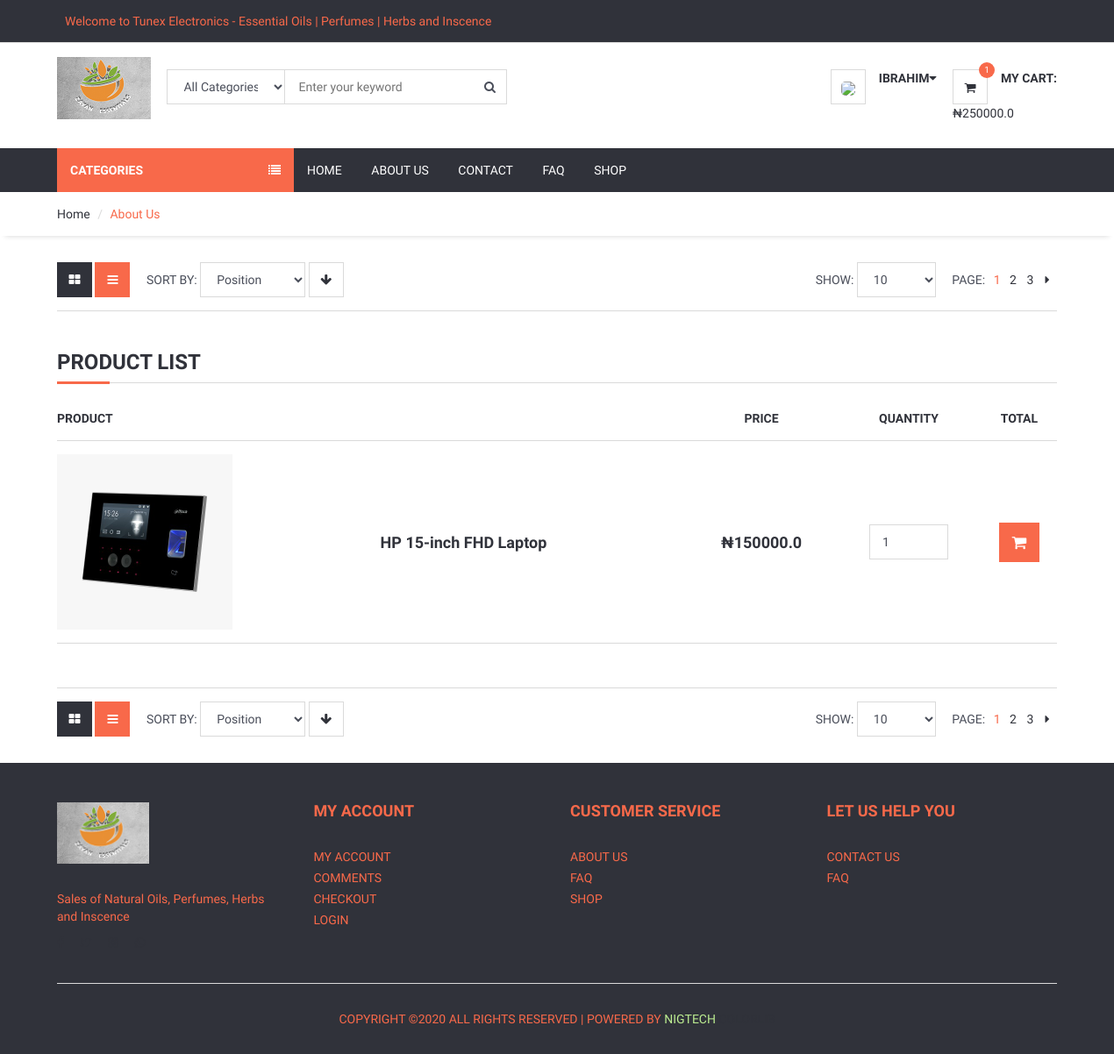
Page /category/6/Fixed-Cameras (signed in) on the committed database.
### home/models.py (models this page shows, shortened)
class Setting(models.Model):
	STATUS = (
		('True', 'True'),
		('False', 'False'),
	)
	title = models.CharField(max_length=150)
	keywords = models.CharField(max_length=350)
	description = models.CharField(max_length=350)
	address = models.CharField(blank=True, max_length=150)
	company = models.CharField(blank=True, max_length=150)
	phone = models.CharField(blank=True, max_length=15)
	fax = models.CharField(blank=True, max_length=20)
	email = models.CharField(blank=True, max_length=50)
	smtpserver = models.CharField(blank=True, max_length=50)
	smtpemail = models.CharField(blank=True, max_length=50)
	smtppassword = models.CharField(blank=True, max_length=50)
	smtpport = models.CharField(blank=True, max_length=50)
	icon = models.ImageField(blank=True)
	facebook = models.CharField(blank=True, max_length=50)
	instagram = models.CharField(blank=True, max_length=50)
	twitter = models.CharField(blank=True, max_length=50)
	aboutus = RichTextUploadingField(blank=True)
	contact = RichTextUploadingField(blank=True)
	references = RichTextUploadingField(blank=True)
	status = models.CharField(max_length=10, choices=STATUS)
	create_at = models.DateTimeField(auto_now_add=True)
	updated_at = models.DateTimeField(auto_now_add=True)

### product/models.py (models this page shows, shortened)
class Product(models.Model):
    STATUS = (
        ('True', 'True'),
        ('False', 'False')
)
    category = models.ForeignKey(Category, on_delete=models.CASCADE)
    title = models.CharField(max_length=300)
    keyword= models.CharField(max_length=300)
    description = models.CharField(max_length=300)
    image = models.ImageField()
    status = models.CharField(max_length=50, choices=STATUS)
    price = models.FloatField()
    amount = models.IntegerField()
    minamount = models.IntegerField()
    detail = RichTextUploadingField()
    slug = models.SlugField(null=False, unique=True)
    create_at = models.DateTimeField(auto_now_add=True)
    updated_at = models.DateTimeField(auto_now_add=True)
    def image_tag(self):
        return mark_safe('<img src="{}" height="50"/>'.format(self.image.url))
    image_tag.short_description = 'Image'

### home/views.py (the view)
# urls.py: path('category/<int:id>/<slug:slug>', views.category_products, name='category_products'),
def category_products(request, id, slug):
    setting = Setting.objects.get(pk=1)
    category = Category.objects.all()
    current_user = request.user
    shopcart = ShopCart.objects.filter(user_id=current_user.id)
    products = Product.objects.filter(category_id=id)
    catdata = Category.objects.get(pk=id)
    current_user = request.user
    shopcart = ShopCart.objects.filter(user_id=current_user.id)
    total=0
    for rs in shopcart:
        total += rs.product.price * rs.quantity
    added=0
    for rs in shopcart:
        added +=  rs.quantity
    context = {
            'setting':setting,
            'total':total,
            'added':added,
            'products':products,
            'category':category,
            'catdata':catdata,
            'shopcart':shopcart,
            }
    return render(request, 'category_products.html', context)

### home/templates/category_products.html (shortened to what this page needs)
<!DOCTYPE html>
<html lang="en">
<head>
	{% load static %}
	<link type="text/css" rel="stylesheet" href="{% static 'css/bootstrap.min.css' %}" />
	<link type="text/css" rel="stylesheet" href="{% static 'css/slick.css' %}" />
	<link type="text/css" rel="stylesheet" href="{% static 'css/slick-theme.css' %}" />
	<link type="text/css" rel="stylesheet" href="{% static 'css/nouislider.min.css' %}" />
	<link rel="stylesheet" href="{% static 'css/font-awesome.min.css' %}">
	<link type="text/css" rel="stylesheet" href="{% static 'css/style.css' %}" />
	<link rel="stylesheet" href="https://ajax.googleapis.com/ajax/libs/jqueryui/1.11.4/themes/smoothness/jquery-ui.css">
</head>
<body>
	<header>
		<div id="top-header" style="background-color: #30323a">
			<div class="container">
				<div>
					<marquee><p style="color:  #f8694a; font-size: 14px; margin: 9px">Welcome to {{setting.title}} - Essential Oils | Perfumes | Herbs and Inscence </p></marquee>
				</div>
			</div>
		</div>
		<div id="header">
			<div class="container">
				<div class="pull-left">
					<div class="header-logo">
						<a class="logo" href="/">
							<img src="{% static './img/bt3.png' %}" alt="">
						</a>
					</div>
					<div class="header-search">
						<form action="/search/" method="post">
							<input id="query" name="query" class="input search-input" type="text" placeholder="Enter your keyword">
							<select name="catid" class="input search-categories">
								<option value="0">All Categories</option>
								{% load mptt_tags %}
							</select>
							<button class="search-btn"><i class="fa fa-search"></i></button>
						</form>
					</div>
				</div>
				<div class="pull-right">
					<ul class="header-btns">
						<li class="header-account dropdown default-dropdown">
							{% if user.id is not None %}
								<div class="dropdown-toggle" role="button" data-toggle="dropdown" aria-expanded="true">
									<div class="header-btns-icon">
										<img src="{{request.session.userimage}}" style="height: 40px; border-radius: 30%">
									</div>
									<strong class="text-uppercase">{{user.first_name}}<i class="fa fa-caret-down"></i></strong>
								</div>
							{% else %}
							<a href="/login" class="text-uppercase">Login</a> / <a href="/signup" class="text-uppercase">Sign-Up</a>
							{% endif %}
						</li>
						<li class="header-cart dropdown default-dropdown">
							<a class="dropdown-toggle" data-toggle="dropdown" aria-expanded="true">
								<div class="header-btns-icon">
									<i class="fa fa-shopping-cart"></i>
									<span class="qty">{{ added }}</span>
								</div>
								<strong class="text-uppercase">My Cart:</strong>
								<br>
								<span>₦{{ total }}</span>
							</a>
						</li>
					</ul>
				</div>
			</div>
		</div>
	</header>
	<div id="navigation">
		<div class="container">
			<div id="responsive-nav">
				<div class="category-nav show-on-click">
					<span class="category-header">Categories <i class="fa fa-list"></i></span>
					{% load mptt_tags %}
				</div>
				<div class="menu-nav">
					<ul class="menu-list">
						<li><a href="/">Home</a></li>
						<li><a href="/about">About Us</a></li>
						<li><a href="/contact">Contact</a></li>
						<li><a href="/faq">Faq</a></li>
						<li><a href="/product">Shop</a></li>
					</ul>
				</div>
			</div>
		</div>
	</div>
	<div id="breadcrumb">
		<div class="container">
			<ul class="breadcrumb">
				<li><a href="/">Home</a></li>
				<li class="active">About Us</li>
			</ul>
		</div>
	</div>
	<div class="section">
		<div class="container">
			<div class="row">
				<div id="main" class="col-md-12">
					<div class="store-filter clearfix">
						<div class="pull-left">
							<div class="row-filter">
								<a href="#"><i class="fa fa-th-large"></i></a>
								<a href="#" class="active"><i class="fa fa-bars"></i></a>
							</div>
							<div class="sort-filter">
								<span class="text-uppercase">Sort By:</span>
								<select class="input">
										<option value="0">Position</option>
									</select>
								<a href="#" class="main-btn icon-btn"><i class="fa fa-arrow-down"></i></a>
							</div>
						</div>
						<div class="pull-right">
							<div class="page-filter">
								<span class="text-uppercase">Show:</span>
								<select class="input">
										<option value="0">10</option>
									</select>
							</div>
							<ul class="store-pages">
								<li><span class="text-uppercase">Page:</span></li>
								<li class="active">1</li>
								<li><a href="#">2</a></li>
								<li><a href="#">3</a></li>
								<li><a href="#"><i class="fa fa-caret-right"></i></a></li>
							</ul>
						</div>
					</div>
					<div id="store">
						<div class="row">
							<div class="col-md-12 col-sm-6">
						<div class="order-summary clearfix">
							<div class="section-title">
								<h3 class="title">Product List</h3>
							</div>
							<table class="shopping-cart-table table">
								<thead>
									<tr>
										<th>Product</th>
										<th></th>
										<th class="text-center">Price</th>
										<th class="text-center">Quantity</th>
										<th class="text-center">Total</th>
									</tr>
								</thead>
								<tbody>
									{% for rs in products %}
									<tr>
										<td class="thumb"><a href="/product/{{rs.id}}/{{rs.slug}}"><img src="{{ rs.image.url }}" alt="" style="height: 200px; width: 200px"></a></td>
										<td class="details">
											<a href="/product/{{rs.id}}/{{rs.slug}}">{{ rs.title }}</a>
										</td>
										<td class="price text-center"><strong>₦{{ rs.price }}</td>
										<td class="qty text-center"><input class="input" name="quantity" type="number" value="1" min="1" max="{{product.amount}}"></td>
										<td class="total text-center"><a href="/order/addtoshopcart/{{ rs.id }}" class="primary-btn add-to-cart"><i class="fa fa-shopping-cart"></i></a></td>
									</tr>
									{% endfor %}
								</tbody>
							</table>
						</div>
					</div>
						</div>
					</div>
					<div class="store-filter clearfix">
						<div class="pull-left">
							<div class="row-filter">
								<a href="#"><i class="fa fa-th-large"></i></a>
								<a href="#" class="active"><i class="fa fa-bars"></i></a>
							</div>
							<div class="sort-filter">
								<span class="text-uppercase">Sort By:</span>
								<select class="input">
										<option value="0">Position</option>
									</select>
								<a href="#" class="main-btn icon-btn"><i class="fa fa-arrow-down"></i></a>
							</div>
						</div>
						<div class="pull-right">
							<div class="page-filter">
								<span class="text-uppercase">Show:</span>
								<select class="input">
										<option value="0">10</option>
									</select>
							</div>
							<ul class="store-pages">
								<li><span class="text-uppercase">Page:</span></li>
								<li class="active">1</li>
								<li><a href="#">2</a></li>
								<li><a href="#">3</a></li>
								<li><a href="#"><i class="fa fa-caret-right"></i></a></li>
							</ul>
						</div>
					</div>
				</div>
			</div>
		</div>
	</div>
	<footer id="footer" class="section section-grey" style="background-color: #30323a; color: #f8694a">
		<div class="container">
			<div class="row"  style="color: #f8694a">
				<div class="col-md-3 col-sm-6 col-xs-6">
					<div class="footer">
						<div class="footer-logo">
							<a class="logo" href="/">
		            <img src="{% static './img/bt3.png' %}" alt="">
		          </a>
						</div>
						<p style="color: #f8694a">Sales of Natural Oils, Perfumes, Herbs and Inscence</p>
						<ul class="footer-social">
							<li><a href="#"><i class="fa fa-facebook"></i></a></li>
							<li><a href="#"><i class="fa fa-twitter"></i></a></li>
							<li><a href="#"><i class="fa fa-instagram"></i></a></li>
							<li><a href="#"><i class="fa fa-whatsapp"></i></a></li>
						</ul>
					</div>
				</div>
				<div class="col-md-3 col-sm-6 col-xs-6">
					<div class="footer">
						<h3 class="footer-header"  style="color: #f8694a">My Account</h3>
						<ul class="list-links">
							<li><a href="/user"  style="color: #f8694a">My Account</a></li>
							<li><a href="/user/comments"  style="color: #f8694a">Comments</a></li>
							<li><a href="#"  style="color: #f8694a">Checkout</a></li>
							<li><a href="/login"  style="color: #f8694a">Login</a></li>
						</ul>
					</div>
				</div>
				<div class="col-md-3 col-sm-6 col-xs-6">
					<div class="footer">
						<h3 class="footer-header"  style="color: #f8694a">Customer Service</h3>
						<ul class="list-links">
							<li><a href="/about"  style="color: #f8694a">About Us</a></li>
							<li><a href="/faq"  style="color: #f8694a">FAQ</a></li>
							<li><a href="/product" style="color: #f8694a">Shop</a></li>
						</ul>
					</div>
				</div>
				<div class="col-md-3 col-sm-6 col-xs-6">
					<div class="footer">
						<h3 class="footer-header"  style="color: #f8694a">Let Us Help You</h3>
						<ul class="list-links">
							<li><a href="/contact"  style="color: #f8694a">Contact Us</a></li>
							<li><a href="/faq"  style="color: #f8694a">FAQ</a></li>
						</ul>
					</div>
				</div>
			</div>
			<hr>
			<div class="row">
				<div class="col-md-8 col-md-offset-2 text-center">
					<div class="footer-copyright">
						Copyright &copy;<script>document.write(new Date().getFullYear());</script> All rights reserved | Powered by </i><a href="https://nigtech.net" style="color: #BCED91"> NigTecH </a><a href="https://colorlib.com" target="_blank " style="color: #30323a">Colorlib</a>
					</div>
				</div>
			</div>
		</div>
	</footer>
</body>
</html>

### rows in the picture
Setting: title "Tunex Electronics"
Product: image (picture), title "HP 15-inch FHD Laptop", price "150000.0"

### other values in the picture
{{ user.first_name }} "IBRAHIM"
{{ added }} "1"
{{ total }} "250000.0"
